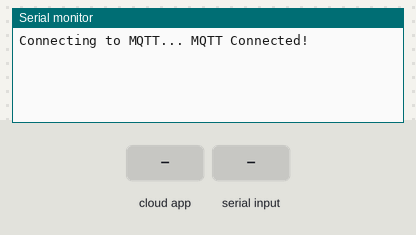
A sketch run on a simulated ESP8266 (NodeMCU). Parts: the last lines printed to the serial monitor. Inputs (shaded band) come from the test bench. WiFi joins after 1.5 s; servers stay silent unless stated; no MQTT or app messages arrive unless stated.

Above: at 2.7 s.
2.8 s: the phone or cloud app sets onoff to 0
At 4.0 s:
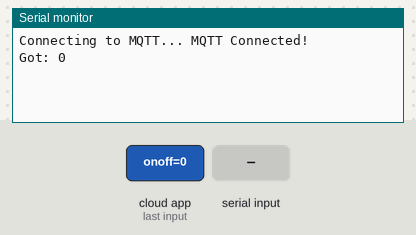
4.3 s: "90,45\n" received over the second serial link
At 8.3 s:
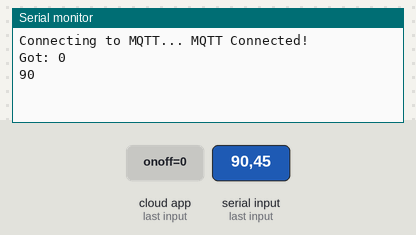
14.3 s: the phone or cloud app sets onoff to 1
At 15.4 s:
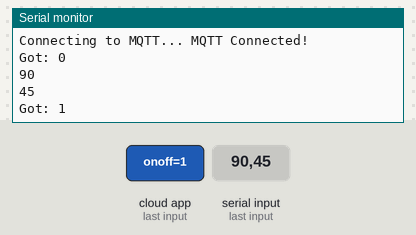

Measured:
- after the input at 2.8 s, the serial monitor: prints a new line at once (image 1)
- after the input at 4.3 s, the serial monitor: prints a new line after 3.5 s (image 2)
- after the input at 14.3 s, the serial monitor: prints a new line at once (image 3)

The sketch:

nodemcu_code.ino
```cpp
#include <ESP8266WiFi.h>
#include<SoftwareSerial.h>
#include "Adafruit_MQTT.h"
#include "Adafruit_MQTT_Client.h"
#define USE_ARDUINO_INTERRUPTS true

/************************* WiFi Access Point *********************************/

#define WLAN_SSID       "OnePlus 6"
#define WLAN_PASS       "Lahari@@25"

/************************* Adafruit.io Setup *********************************/

#define AIO_SERVER      "io.adafruit.com"
#define AIO_SERVERPORT  1883
#define AIO_USERNAME    "laharigundu"
#define AIO_KEY         "aio_rNGX42tl2FQHVNsDJWdvRIt0Tr7a"

SoftwareSerial s(D6,D5);


/************ Global State (you don't need to change this!) ******************/

// Create an ESP8266 WiFiClient class to connect to the MQTT server.
WiFiClient client;
// or... use WiFiFlientSecure for SSL
//WiFiClientSecure client;

// Setup the MQTT client class by passing in the WiFi client and MQTT server and login details.
Adafruit_MQTT_Client mqtt(&client, AIO_SERVER, AIO_SERVERPORT, AIO_USERNAME, AIO_KEY);

/****************************** Feeds ***************************************/

// Setup a feed called 'photocell' for publishing.
// Notice MQTT paths for AIO follow the form: <username>/feeds/<feedname>
Adafruit_MQTT_Publish photocell = Adafruit_MQTT_Publish(&mqtt, AIO_USERNAME "/feeds/pulserate");

// Setup a feed called 'onoff' for subscribing to changes.
Adafruit_MQTT_Subscribe onoffbutton = Adafruit_MQTT_Subscribe(&mqtt, AIO_USERNAME "/feeds/onoff");

/*************************** Sketch Code ************************************/
void MQTT_connect();

void setup() {
  s.begin(9600);
  Serial.begin(9600);
  WiFi.begin(WLAN_SSID, WLAN_PASS);
  while (WiFi.status() != WL_CONNECTED) {
    delay(500);

  }
  mqtt.subscribe(&onoffbutton);
}

uint32_t x=0;


void loop() {
  MQTT_connect();

  if (s.available()>0)
  {
     int x = s.parseInt();
     Serial.println(x);
     photocell.publish(x);
  }


 Adafruit_MQTT_Subscribe *subscription;
  while ((subscription = mqtt.readSubscription(5000))) {
    if (subscription == &onoffbutton) {
      Serial.print(F("Got: "));
      Serial.println((char *)onoffbutton.lastread);
    }
  }

}

void MQTT_connect() {
  int8_t ret;
  if (mqtt.connected()) {
    return;
  }

  Serial.print("Connecting to MQTT... ");

  uint8_t retries = 3;
  while ((ret = mqtt.connect()) != 0) { // connect will return 0 for connected
       Serial.println(mqtt.connectErrorString(ret));
       Serial.println("Retrying MQTT connection in 5 seconds...");
       mqtt.disconnect();
       delay(5000);  // wait 5 seconds
       retries--;
       if (retries == 0) {
         // basically die and wait for WDT to reset me
         while (1);
       }
  }
  Serial.println("MQTT Connected!");
}
```
